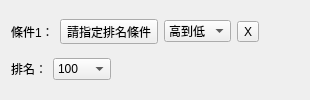
         <widget class="QWidget" name="widget_5" native="true">
          <layout class="QVBoxLayout" name="verticalLayout_5">
           <item>
            <layout class="QHBoxLayout" name="horizontalLayout_10">
             <item>
              <widget class="QLabel" name="label_11">
               <property name="text">
                <string>條件1：</string>
               </property>
              </widget>
             </item>
             <item>
              <widget class="QToolButton" name="toolButton_8">
               <property name="text">
                <string>請指定排名條件</string>
               </property>
              </widget>
             </item>
             <item>
              <widget class="QComboBox" name="comboBox_8">
               <item>
                <property name="text">
                 <string>高到低</string>
                </property>
               </item>
               <item>
                <property name="text">
                 <string>低到高</string>
                </property>
               </item>
              </widget>
             </item>
             <item>
              <widget class="QToolButton" name="toolButton_9">
               <property name="text">
                <string>X</string>
               </property>
              </widget>
             </item>
             <item>
              <spacer name="horizontalSpacer_6">
               <property name="orientation">
                <enum>Qt::Horizontal</enum>
               </property>
               <property name="sizeHint" stdset="0">
                <size>
                 <width>40</width>
                 <height>20</height>
                </size>
               </property>
              </spacer>
             </item>
            </layout>
           </item>
           <item>
            <layout class="QHBoxLayout" name="horizontalLayout_16">
             <item>
              <widget class="QLabel" name="label_15">
               <property name="text">
                <string>排名：</string>
               </property>
              </widget>
             </item>
             <item>
              <widget class="QComboBox" name="comboBox_9">
               <item>
                <property name="text">
                 <string>100</string>
                </property>
               </item>
               <item>
                <property name="text">
                 <string>200</string>
                </property>
               </item>
               <item>
                <property name="text">
                 <string>500</string>
                </property>
               </item>
               <item>
                <property name="text">
                 <string>1000</string>
                </property>
               </item>
              </widget>
             </item>
             <item>
              <spacer name="horizontalSpacer_10">
               <property name="orientation">
                <enum>Qt::Horizontal</enum>
               </property>
               <property name="sizeHint" stdset="0">
                <size>
                 <width>40</width>
                 <height>20</height>
                </size>
               </property>
              </spacer>
             </item>
            </layout>
           </item>
          </layout>
         </widget>
